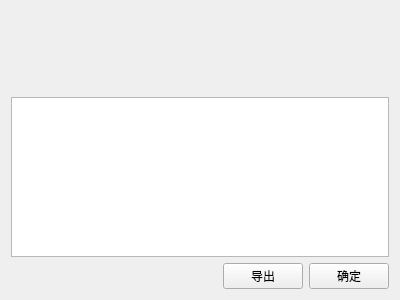
<?xml version="1.0" encoding="UTF-8"?>
<ui version="4.0">
 <class>Form</class>
 <widget class="QWidget" name="Form">
  <property name="geometry">
   <rect>
    <x>0</x>
    <y>0</y>
    <width>400</width>
    <height>300</height>
   </rect>
  </property>
  <property name="windowTitle">
   <string>Form</string>
  </property>
  <layout class="QGridLayout" name="gridLayout">
   <item row="6" column="0">
    <spacer name="horizontalSpacer">
     <property name="orientation">
      <enum>Qt::Horizontal</enum>
     </property>
     <property name="sizeHint" stdset="0">
      <size>
       <width>298</width>
       <height>20</height>
      </size>
     </property>
    </spacer>
   </item>
   <item row="6" column="2">
    <widget class="QPushButton" name="button">
     <property name="text">
      <string>确定</string>
     </property>
    </widget>
   </item>
   <item row="1" column="0" colspan="3">
    <widget class="QPlainTextEdit" name="output">
     <property name="sizePolicy">
      <sizepolicy hsizetype="Preferred" vsizetype="Preferred">
       <horstretch>0</horstretch>
       <verstretch>0</verstretch>
      </sizepolicy>
     </property>
     <property name="maximumSize">
      <size>
       <width>16777215</width>
       <height>160</height>
      </size>
     </property>
    </widget>
   </item>
   <item row="0" column="0" colspan="3">
    <widget class="MapTableWidget" name="table" native="true"/>
   </item>
   <item row="6" column="1">
    <widget class="QPushButton" name="export">
     <property name="text">
      <string>导出</string>
     </property>
    </widget>
   </item>
  </layout>
 </widget>
 <customwidgets>
  <customwidget>
   <class>MapTableWidget</class>
   <extends>QWidget</extends>
   <header>maptablewidget.h</header>
  </customwidget>
 </customwidgets>
 <resources/>
 <connections/>
</ui>
